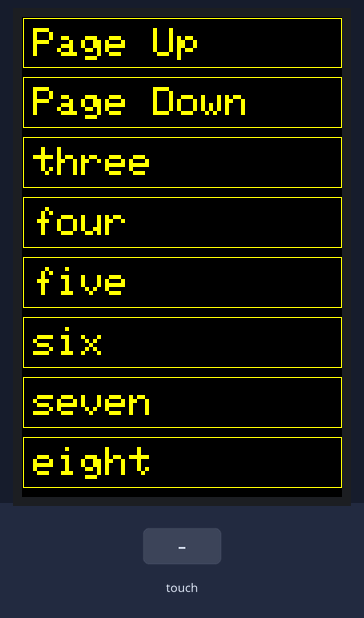
This sketch was run on a simulated Arduino Due. Parts: 320×480 colour display. Inputs (shaded band) come from the test bench. What the sketch prints to the serial monitor is not drawn.

Above: at 1.5 s.
1.6 s: touch panel pressed at 13 % / 10 % of its raw x / y range
At 1.63 s:
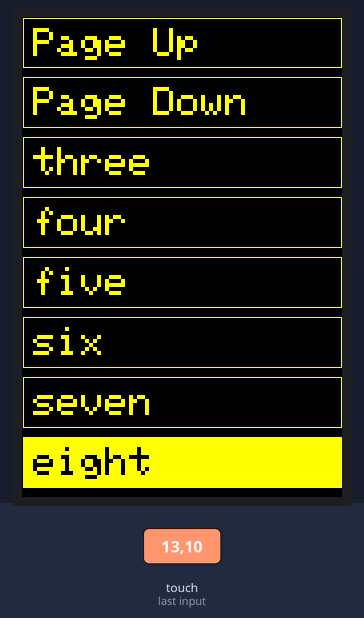
3.1 s: touch panel pressed at 13 % / 70 % of its raw x / y range
At 3.13 s:
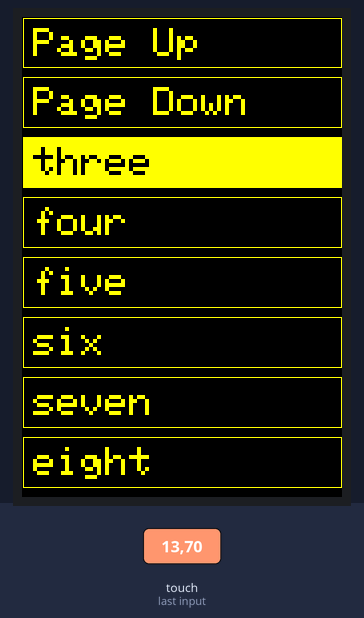
4.6 s: touch panel pressed at 13 % / 90 % of its raw x / y range
At 4.63 s:
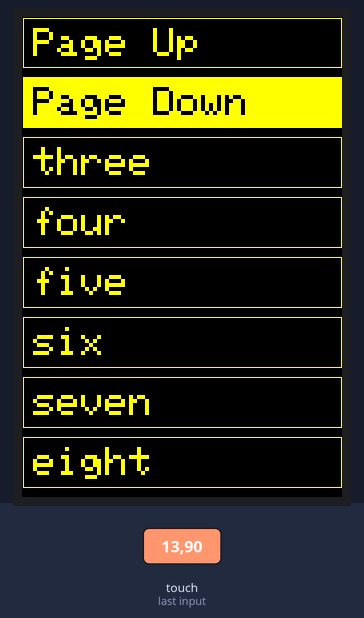
6.2 s: touch panel pressed at 13 % / 30 % of its raw x / y range
At 6.23 s:
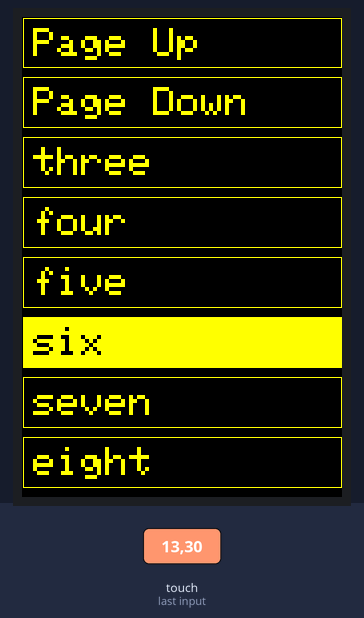
7.7 s: touch panel pressed at 13 % / 50 % of its raw x / y range
At 7.73 s:
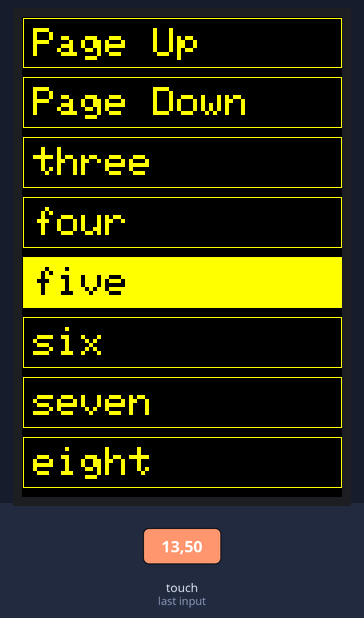
9.2 s: touch panel pressed at 38 % / 70 % of its raw x / y range
Timing chart, 0 to 11.7 s (numbered marks = the images above; inputs shaded):
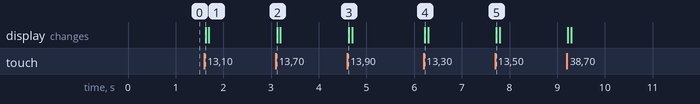

The sketch:

lcd.ino
```cpp
/*####################################################

# https://github.com/amead77/LCD_touch
# arduino touchscreen LCD is:
# https://www.amazon.co.uk/gp/product/B075CXXL1M
# uses Arduino UNO attached to LCD.
# Python sends data to arduino, which puts them into boxes on lcd.
# LCD detects press and matches to a box, returns that box number
# Python receives that data then decides what to do with it.
#
2023-05-18: removed a lot of code, shrinking back down to basic level that was previously working.

####################################################*/


#include "LCDWIKI_GUI.h" //Core graphics library
#include "LCDWIKI_KBV.h" //Hardware-specific library
#include "TouchScreen.h" // only when you want to use touch screen
//if the IC model is known or the modules is unreadable,you can use this constructed function
LCDWIKI_KBV mylcd(ILI9486,A3,A2,A1,A0,A4); //model,cs,cd,wr,rd,reset

#define YP A3  // must be an analog pin, use "An" notation!
#define XM A2  // must be an analog pin, use "An" notation!
#define YM 9   // can be a digital pin
#define XP 8   // can be a digital pin

//param calibration from kbv
#define TS_MINX 906
#define TS_MAXX 116

#define TS_MINY 92
#define TS_MAXY 952

#define MINPRESSURE 5 //10
#define MAXPRESSURE 1000
TouchScreen ts = TouchScreen(XP, YP, XM, YM, 300);

//define some colour values
#define BLACK   0x0000
#define BLUE    0x001F
#define RED     0xF800
#define GREEN   0x07E0
#define CYAN    0x07FF
#define MAGENTA 0xF81F
#define YELLOW  0xFFE0
#define WHITE   0xFFFF

#define header "-LCD0-"

typedef struct s_boxdef {
	int startx;
	int starty;
	int endx;
	int endy;
	String sboxdata; //text to display in box, technically not needed as boxdata has that, but legacy code
};
//for some reason using #define for these values causes the compilation to fail
int spacing = 10; //space between boxes
int boxheight = 50; //height of boxes, width is currently fixed at 320
int ey1 = boxheight; //yup, i'm this lazy
int ey2 = boxheight*2+spacing;
int ey3 = boxheight*3+spacing*2;
int ey4 = boxheight*4+spacing*3;
int ey5 = boxheight*5+spacing*4;
int ey6 = boxheight*6+spacing*5;
int ey7 = boxheight*7+spacing*6;
int ey8 = boxheight*8+spacing*7;

int pages = 1; //number of pages of boxes
int currentpage = 1; //current page of boxes

String boxdata[8] = {"Page Up", "Page Down", "three", "four", "five", "six", "seven", "eight"};

s_boxdef boxno[8] = {{1,1,319, ey1, boxdata[0]}, {1,ey1+spacing,319, ey2, boxdata[1]}, {1,ey2+spacing,319, ey3,boxdata[2]},
{1,ey3+spacing,319, ey4, boxdata[3]},{1,ey4+spacing,319, ey5, boxdata[4]}, {1,ey5+spacing,319, ey6, boxdata[5]},
{1,ey6+spacing,319, ey7, boxdata[6]}, {1,ey7+spacing,319, ey8, boxdata[7]}};

//int boxcount = -1;

//these are part of the debounce code
int debounce = 0;
int lastpressed = -1;
int pressed = -1;
bool sendit = false;


bool firsttime = true;
//bool refresh = false;

int numboxes = 7; //number of onscreen boxes
int textoffsetx = 10; //offset from box edge
int textoffsety = 10;

void setup() {
	Serial.begin(57600); //115200 was causing corruption, slower wasn't really fast enough
	mylcd.Set_Rotation(0);
//rotating doesn't affect touch. Keep orientaion in the same direction or you'll drive yourself crazy.
//
//  320x480 in portrait with usb at top
//
	mylcd.Init_LCD();

//	Serial.println(mylcd.Read_ID(), HEX);
	mylcd.Fill_Screen(BLACK);
	//Serial.println(header);

}

void printboxed(String msgstr, int boxnum, byte boxsize) {
	int sx = boxno[boxnum].startx;
	int sy = boxno[boxnum].starty;
	int ex = boxno[boxnum].endx;
	int ey = boxno[boxnum].endy;
//	int msglen = msgstr.length() * 13;
	mylcd.Set_Text_Back_colour(BLACK);
    //mylcd.Set_Draw_color(YELLOW);
    mylcd.Set_Draw_color(BLACK);
	mylcd.Fill_Rectangle(sx,sy,ex,ey);
    mylcd.Set_Draw_color(YELLOW);
	mylcd.Draw_Rectangle(sx,sy,ex,ey);
	mylcd.Set_Text_Size(boxsize);
	mylcd.Set_Text_colour(YELLOW);
	mylcd.Print_String(msgstr, sx+textoffsetx, sy+textoffsety);
}

void printboxedhighlight(String msgstr, int boxnum, byte boxsize) {
	int sx = boxno[boxnum].startx;
	int sy = boxno[boxnum].starty;
	int ex = boxno[boxnum].endx;
	int ey = boxno[boxnum].endy;
	mylcd.Set_Text_Back_colour(YELLOW);
    mylcd.Set_Draw_color(YELLOW);
	mylcd.Fill_Rectangle(sx,sy,ex,ey);
	mylcd.Set_Text_Size(boxsize);
	mylcd.Set_Text_colour(BLACK);
	mylcd.Print_String(msgstr, sx+textoffsetx, sy+textoffsety);
}

String leadingzero(byte tx) {
/**
 * returns a string from byte tx, if 0..9, includes a leading zero.
 */
	return (tx < 10) ? "0" + String(tx) : String(tx);
}


void dispcoord(int xx, int yy) {
/**
 * used in debugging, prints xx,yy at location
*/
	mylcd.Set_Text_colour(GREEN);
	mylcd.Print_Number_Int(xx, 0, 200, 3, ' ',10);
	mylcd.Print_Number_Int(yy, 0, 220, 3, ' ',10);
}


int boxnum(int px, int py) {
/**
 * maps x,y co-ords to onscreen box
*/
	String buildstr;
	for (int bx=0; bx <= numboxes; bx++) {
		buildstr=">"+String(bx);
		if ((px >= boxno[bx].startx) && (px <= boxno[bx].endx) && (py >= boxno[bx].starty) && (py <= boxno[bx].endy)) {
			return bx;
			break;
		}
	}
	return -1;
}


void CheckButtonPress() {
/**
 * check for LCD press, map to xy coords. if match box pos, highlight box
 */
	sendit = false;
	//*******************************************************************************
	//-------here
	digitalWrite(13, HIGH);
	TSPoint p = ts.getPoint();
	digitalWrite(13, LOW);
	pinMode(XM, OUTPUT);
	pinMode(YP, OUTPUT);
	//-------to here, MUST be in this order. do not move pinMode() out to setup()
	// something resets it and the screen stops working properly.
	//*******************************************************************************
	if (p.z > MINPRESSURE && p.z < MAXPRESSURE) {
		p.x = map(p.x, TS_MINX, TS_MAXX, mylcd.Get_Display_Width(), 0);
		p.y = map(p.y, TS_MINY, TS_MAXY, mylcd.Get_Display_Height(),0);
		//dispcoord(p.x, p.y);
		//printboxnum(p.x, p.y);
		pressed=boxnum(p.x, p.y);
		if (pressed != lastpressed) {
			if (debounce > -1) {
				//printboxed(boxno[lastpressed].sboxdata, lastpressed, 4);
			}
			debounce = 0;
			lastpressed = pressed;
			sendit = (pressed >= 0 && pressed <= numboxes) ? true : false;
			//if (pressed >= 0 && pressed <= numboxes) {
			//	sendit = true;
			//}
		}
		if (sendit) {
			//printboxed(String(pressed), 5, 4);
			printboxedhighlight(boxno[pressed].sboxdata, pressed, 4);
			Serial.println("B*"+leadingzero(pressed)+"$"+boxno[pressed].sboxdata);

			/**
			 * TODO: remove this delay, find another way.
			*/
			delay(50); //remove this, modify below to compensate

			printboxed(boxno[pressed].sboxdata, pressed, 4);
		}
	} //if p.z
}


void RefreshScreen() {
	for (int ix = 0; ix <= numboxes; ix++) {
		printboxed(boxno[ix].sboxdata, ix, 4);
	}
}


//###############################################################################
//# main
//###############################################################################
void loop() {
	if (firsttime) {
		//this is here instead of setup() because reasons.
		pinMode(XM, OUTPUT);
		pinMode(YP, OUTPUT);
		firsttime = false;
		RefreshScreen();
	}

	debounce = (debounce != -1) ? debounce++ : debounce;
//	if (debounce != -1) {
//		debounce++;
//	}
	if (debounce > 50) { //100-150 if delay(10)
		debounce=-1;
		//printboxed(boxmsg[pressed], pressed, 4);
		lastpressed = -1;
	}

	CheckButtonPress(); //refactored from here out to function

	delay(5); //no delay causes no data to be received over serial?!?!

}
```

Source omitted: LCDWIKI_font.c (data table, 8382 bytes)

Measured:
- after the input at 1.6 s, the display: changes at once (image 1)
- after the input at 3.1 s, the display: changes at once (image 2)
- after the input at 4.6 s, the display: changes at once (image 3)
- after the input at 6.2 s, the display: changes at once (image 4)
- after the input at 7.7 s, the display: changes at once (image 5)
